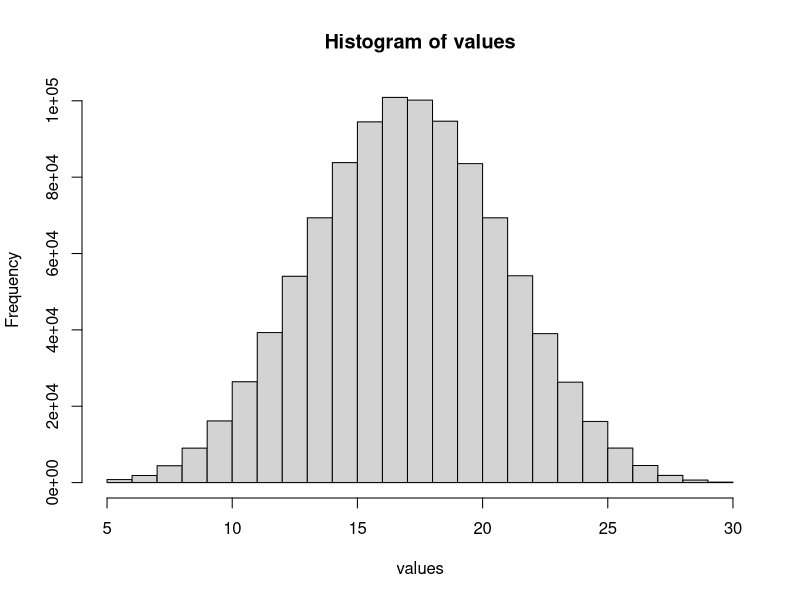
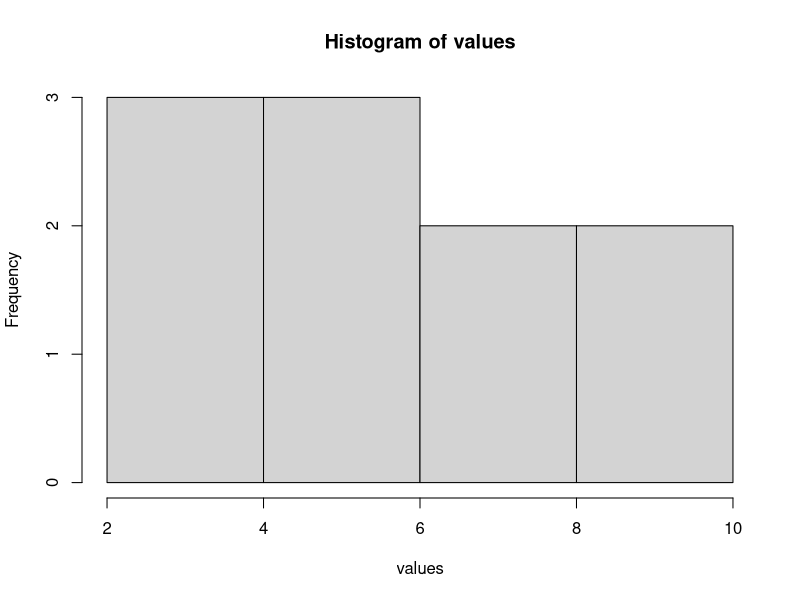
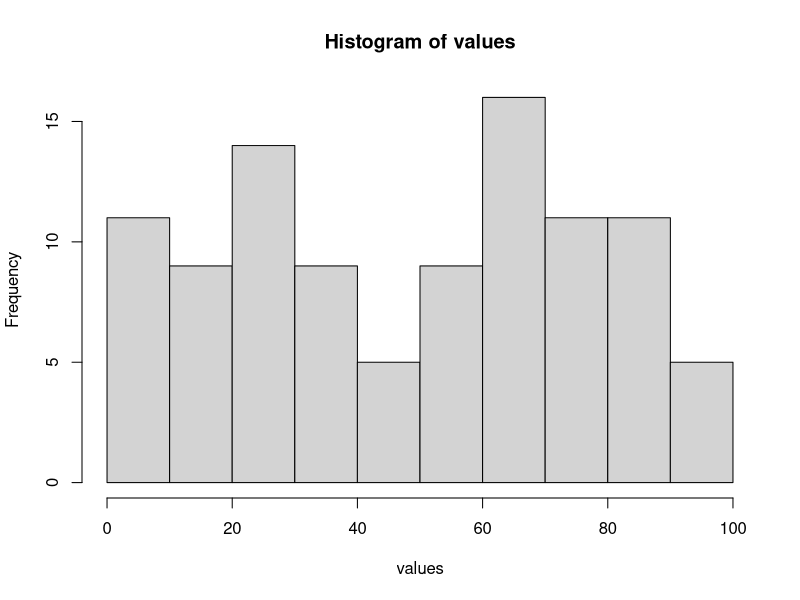
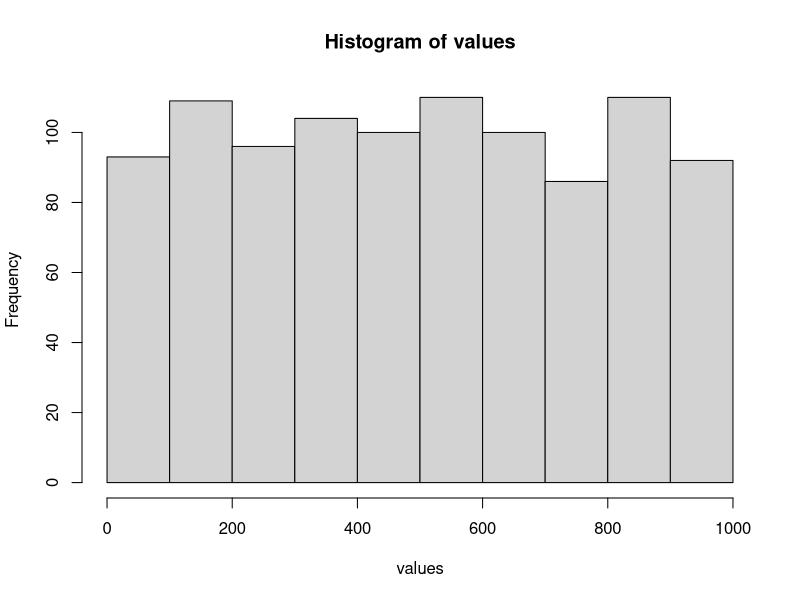

Reproduce these figures in R, in order.


#make a random sample of rolling a 6-sided dice 5 times
set.seed(2) #returns the same value every time
dice_roll <- sample(1:6, 5, replace=TRUE)
dice_roll
mean(dice_roll)

my_dice_roll <- function(x, y) {
  values <- sample(x, y, replace=TRUE)
  print(mean(values))
  print(sum(values))
  hist(values)
}

#want to calculate the expected value over the course of many trials of rolling a six-sided dice 5 times, so write another function
dice_with_EV <- function(a) {
  values <- replicate(a, sum(sample(1:6, 5, replace=TRUE)))
  hist(values)
}
dice_with_EV(1000000)
my_dice_roll(10)
my_dice_roll(100)
my_dice_roll(1000)
